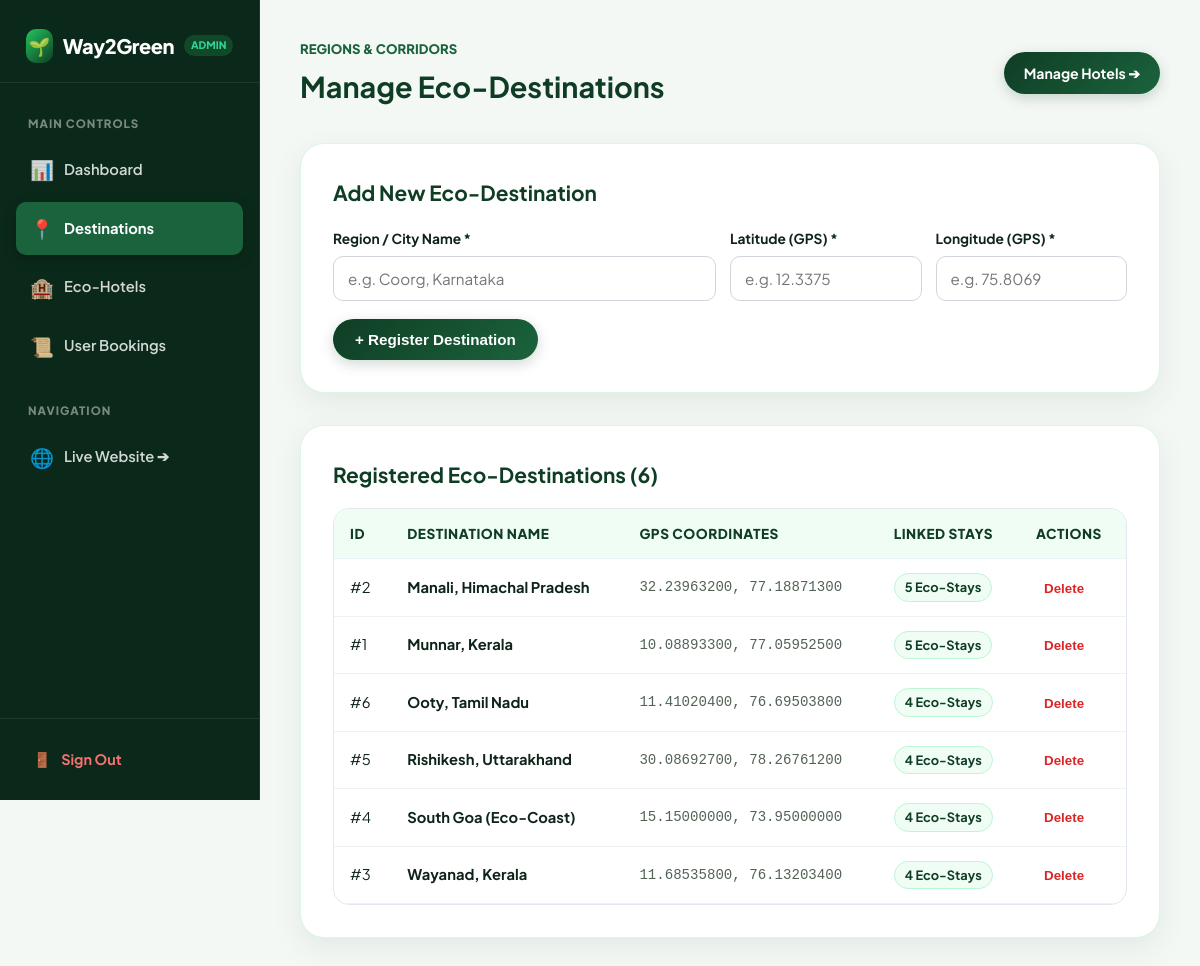
The page /admin/destinations.php (signed in) on the database its author committed.
### tables this page shows
CREATE TABLE `destinations` (
  `id` int(11) NOT NULL AUTO_INCREMENT,
  `name` varchar(100) NOT NULL,
  `latitude` decimal(10,8) DEFAULT NULL,
  `longitude` decimal(11,8) DEFAULT NULL,
  `created_at` timestamp NOT NULL DEFAULT current_timestamp(),
  PRIMARY KEY (`id`)
);

### admin/destinations.php (the view, shortened to what this page needs)
<?php
require_once '../db.php';
$destinations = $pdo->query("SELECT d.*, COUNT(h.id) as hotel_count
    FROM destinations d
    LEFT JOIN hotels h ON d.id = h.destination_id
    GROUP BY d.id
    ORDER BY d.name ASC")->fetchAll(PDO::FETCH_ASSOC);
?>
<!DOCTYPE html>
<html lang="en">
<head>
    <link rel="stylesheet" href="admin.css">
</head>
<body>
    <?php include 'sidebar.php'; ?>
    <main class="admin-main-content">
        <div class="admin-header-row">
            <div>
                <span style="font-size: 0.82rem; font-weight: 800; color: var(--primary-light); text-transform: uppercase;">Regions & Corridors</span>
                <h1 style="color: var(--primary); font-size: 1.8rem; margin: 2px 0;">Manage Eco-Destinations</h1>
            </div>
            <a href="hotels.php" class="btn-nature-primary" style="font-size: 0.88rem; padding: 10px 20px;">
                Manage Hotels ➔
            </a>
        </div>
        <div class="admin-card">
            <h2 style="color: var(--primary); font-size: 1.3rem; margin-bottom: 1.2rem;">Add New Eco-Destination</h2>
            <form method="POST">
                <div class="grid-3">
                    <div>
                        <label class="field-label" for="name">Region / City Name *</label>
                        <input type="text" id="name" name="name" class="field-input" placeholder="e.g. Coorg, Karnataka" required minlength="2">
                    </div>
                    <div>
                        <label class="field-label" for="lat">Latitude (GPS) *</label>
                        <input type="number" step="0.000001" id="lat" name="lat" class="field-input" placeholder="e.g. 12.3375" required>
                    </div>
                    <div>
                        <label class="field-label" for="lng">Longitude (GPS) *</label>
                        <input type="number" step="0.000001" id="lng" name="lng" class="field-input" placeholder="e.g. 75.8069" required>
                    </div>
                </div>
                <div style="margin-top: 18px;">
                    <button type="submit" class="btn-nature-primary">
                        + Register Destination
                    </button>
                </div>
            </form>
        </div>
        <div class="admin-card">
            <h2 style="color: var(--primary); font-size: 1.3rem; margin-bottom: 1rem;">Registered Eco-Destinations (<?= count($destinations) ?>)</h2>
            <div class="admin-table-wrap">
                <table class="admin-table">
                    <thead>
                        <tr>
                            <th>ID</th>
                            <th>Destination Name</th>
                            <th>GPS Coordinates</th>
                            <th>Linked Stays</th>
                            <th>Actions</th>
                        </tr>
                    </thead>
                    <tbody>
                        <?php foreach ($destinations as $d): ?>
                        <tr>
                            <td>#<?= $d['id'] ?></td>
                            <td><strong><?= htmlspecialchars($d['name']) ?></strong></td>
                            <td style="font-family: monospace; font-size: 0.88rem; color: var(--text-muted);"><?= htmlspecialchars($d['latitude']) ?>, <?= htmlspecialchars($d['longitude']) ?></td>
                            <td><span class="badge-tag-eco"><?= $d['hotel_count'] ?> Eco-Stays</span></td>
                            <td>
                                <form method="POST" onsubmit="return confirm('Deleting this destination will also remove associated hotels. Continue?');" style="display: inline;">
                                    <button type="submit" style="background: none; border: none; color: #dc2626; font-weight: 700; cursor: pointer; padding: 4px 8px;">
                                        Delete
                                    </button>
                                </form>
                            </td>
                        </tr>
                        <?php endforeach; ?>
                    </tbody>
                </table>
            </div>
        </div>
    </main>
</body>
</html>

### admin/admin.css (style rules this page uses)
:root { --admin-sidebar-bg: #0b291a; --admin-sidebar-hover: #14452d; --admin-sidebar-active: #1b633d; --admin-content-bg: #f4f8f5; --primary: #0f3d24; --primary-light: #1b633d; --primary-glow: #22c55e; --mint: #34d399; --text-main: #0f2419; --text-muted: #526356; --border-soft: rgba(34, 197, 94, 0.16); --shadow-card: 0 10px 30px rgba(15, 61, 36, 0.08); --radius-sm: 10px; --radius-md: 16px; --radius-lg: 24px; --font: 'Plus Jakarta Sans', -apple-system, BlinkMacSystemFont, 'Segoe UI', Roboto, sans-serif; --transition: all 0.3s cubic-bezier(0.16, 1, 0.3, 1); }
* { margin: 0; padding: 0; box-sizing: border-box; }
body { font-family: var(--font); background-color: var(--admin-content-bg); color: var(--text-main); line-height: 1.6; overflow-x: hidden; }
.admin-main-content { margin-left: 260px; padding: 2.2rem 2.5rem 4rem; min-height: 100vh; transition: var(--transition); }
.admin-header-row { display: flex; flex-wrap: wrap; justify-content: space-between; align-items: center; gap: 15px; margin-bottom: 2rem; }
.admin-card { background: #ffffff; border-radius: var(--radius-lg); border: 1px solid var(--border-soft); box-shadow: var(--shadow-card); padding: 2rem; margin-bottom: 2rem; }
.admin-table-wrap { overflow-x: auto; border-radius: var(--radius-md); border: 1px solid #e2e8f0; }
.admin-table { width: 100%; border-collapse: collapse; font-size: 0.92rem; }
.admin-table th, .admin-table td { padding: 14px 16px; text-align: left; border-bottom: 1px solid #edf2f7; }
.admin-table th { background: #f0fdf4; color: var(--primary); font-weight: 800; font-size: 0.85rem; text-transform: uppercase; letter-spacing: 0.5px; }
.field-label { display: block; font-size: 0.86rem; font-weight: 700; color: var(--text-main); margin-bottom: 6px; }
.field-input, .field-select, .field-textarea { width: 100%; padding: 12px 14px; background: #ffffff; border: 1.5px solid #d1d5db; border-radius: var(--radius-sm); font-family: inherit; font-size: 0.95rem; color: var(--text-main); transition: var(--transition); outline: none; }
.btn-nature-primary { display: inline-flex; align-items: center; justify-content: center; gap: 8px; background: linear-gradient(135deg, var(--primary) 0%, var(--primary-light) 100%); color: #ffffff; font-weight: 700; font-size: 0.95rem; padding: 12px 22px; border-radius: 99px; border: none; cursor: pointer; text-decoration: none; box-shadow: 0 4px 14px rgba(15, 61, 36, 0.2); transition: var(--transition); }
.grid-3 { display: grid; grid-template-columns: 2fr 1fr 1fr; gap: 14px; }
.badge-tag-eco { background: #f0fdf4; border: 1px solid #bbf7d0; color: var(--primary); padding: 3px 10px; border-radius: 99px; font-weight: 700; font-size: 0.8rem; display: inline-block; }

### rows shown on the page
destinations: id "2", name "Manali, Himachal Pradesh", latitude "32.23963200", longitude "77.18871300", hotel_count "5"
destinations: id "1", name "Munnar, Kerala", latitude "10.08893300", longitude "77.05952500", hotel_count "5"
destinations: id "6", name "Ooty, Tamil Nadu", latitude "11.41020400", longitude "76.69503800", hotel_count "4"
destinations: id "5", name "Rishikesh, Uttarakhand", latitude "30.08692700", longitude "78.26761200", hotel_count "4"
destinations: id "4", name "South Goa (Eco-Coast)", latitude "15.15000000", longitude "73.95000000", hotel_count "4"
destinations: id "3", name "Wayanad, Kerala", latitude "11.68535800", longitude "76.13203400", hotel_count "4"

### other values the page prints
count($destinations) "6"
